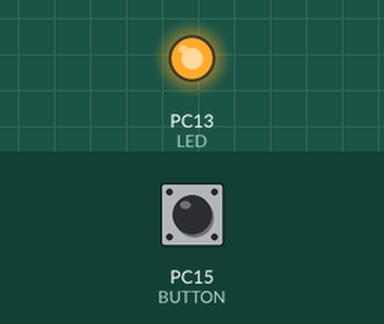
The sketch below on a simulated STM32 Blue Pill. Parts: output pins drawn as LEDs (lit = HIGH). The inputs (shaded band) are chosen by the test bench; at power-on: PC15 (BUTTON) LOW.

Above: at 1.2 s.
1.3 s: PC15 (BUTTON) pulled HIGH for 0.15 s
At 1.37 s:
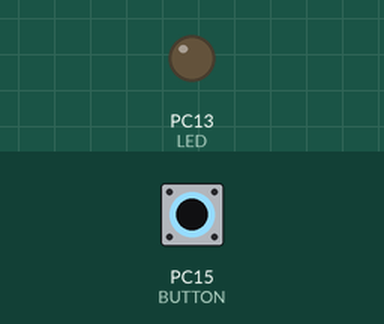
2.9 s: PC15 (BUTTON) pulled HIGH for 3.2 s
At 6.4 s:
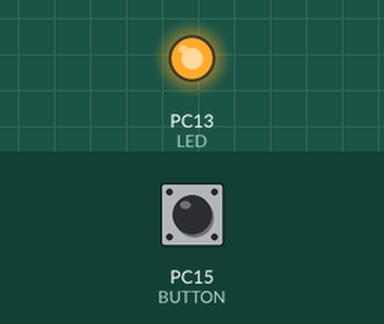
Timing chart, 0 to 7.9 s (numbered marks = the images above; inputs shaded):
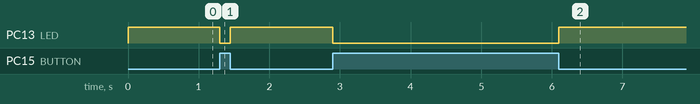

Measured:
- after the input at 1.3 s, PC13 (LED): HIGH → LOW at once, → HIGH 0.15 s later
- after the input at 2.9 s, PC13 (LED): HIGH → LOW at once, → HIGH 3.2 s later

The sketch:

Button.ino
```cpp
const int LED = PC13;
// The LED is connected to pin 9
const int BUTTON = PC15;
// The Button is connected to pin 2
void setup() {
  pinMode(LED, OUTPUT);
  // Set the LED pin as an output
  pinMode(BUTTON, INPUT);
  // Set button as input (not required)
}
void loop() {
  if (digitalRead(BUTTON) == HIGH) {
    digitalWrite(LED, LOW);
  } else {
    digitalWrite(LED, HIGH);
  }
}
```
